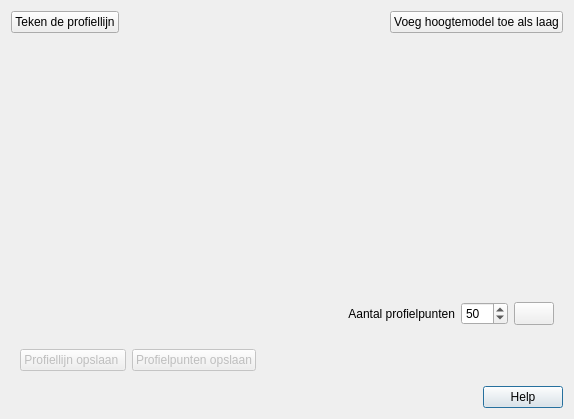
<?xml version="1.0" encoding="UTF-8"?>
<ui version="4.0">
 <class>elevationDlg</class>
 <widget class="QDialog" name="elevationDlg">
  <property name="geometry">
   <rect>
    <x>0</x>
    <y>0</y>
    <width>574</width>
    <height>419</height>
   </rect>
  </property>
  <property name="minimumSize">
   <size>
    <width>300</width>
    <height>200</height>
   </size>
  </property>
  <property name="windowTitle">
   <string>Hoogteprofiel</string>
  </property>
  <property name="windowIcon">
   <iconset resource="resources.qrc">
    <normaloff>:/plugins/geopunt4Qgis/images/geopuntElevationSmall.png</normaloff>:/plugins/geopunt4Qgis/images/geopuntElevationSmall.png</iconset>
  </property>
  <layout class="QVBoxLayout" name="verticalLayout">
   <item>
    <layout class="QHBoxLayout" name="horizontalLayout_2">
     <item>
      <widget class="QPushButton" name="drawBtn">
       <property name="text">
        <string>Teken de profiellijn</string>
       </property>
       <property name="icon">
        <iconset resource="resources.qrc">
         <normaloff>:/plugins/geopunt4Qgis/images/draw.png</normaloff>:/plugins/geopunt4Qgis/images/draw.png</iconset>
       </property>
       <property name="iconSize">
        <size>
         <width>12</width>
         <height>12</height>
        </size>
       </property>
       <property name="autoDefault">
        <bool>false</bool>
       </property>
      </widget>
     </item>
     <item>
      <spacer name="horizontalSpacer_3">
       <property name="orientation">
        <enum>Qt::Horizontal</enum>
       </property>
       <property name="sizeType">
        <enum>QSizePolicy::Expanding</enum>
       </property>
       <property name="sizeHint" stdset="0">
        <size>
         <width>40</width>
         <height>20</height>
        </size>
       </property>
      </spacer>
     </item>
     <item>
      <widget class="QPushButton" name="addDHMbtn">
       <property name="sizePolicy">
        <sizepolicy hsizetype="Fixed" vsizetype="Fixed">
         <horstretch>0</horstretch>
         <verstretch>0</verstretch>
        </sizepolicy>
       </property>
       <property name="text">
        <string>Voeg hoogtemodel toe als laag</string>
       </property>
       <property name="autoDefault">
        <bool>false</bool>
       </property>
       <property name="default">
        <bool>false</bool>
       </property>
      </widget>
     </item>
    </layout>
   </item>
   <item>
    <widget class="QWidget" name="graphWgt" native="true">
     <property name="sizePolicy">
      <sizepolicy hsizetype="Preferred" vsizetype="Expanding">
       <horstretch>0</horstretch>
       <verstretch>0</verstretch>
      </sizepolicy>
     </property>
     <layout class="QVBoxLayout" name="verticalLayout_3"/>
    </widget>
   </item>
   <item>
    <widget class="QWidget" name="toolbar" native="true">
     <property name="sizePolicy">
      <sizepolicy hsizetype="Preferred" vsizetype="Fixed">
       <horstretch>0</horstretch>
       <verstretch>0</verstretch>
      </sizepolicy>
     </property>
     <layout class="QHBoxLayout" name="horizontalLayout_4">
      <item>
       <spacer name="horizontalSpacer_2">
        <property name="orientation">
         <enum>Qt::Horizontal</enum>
        </property>
        <property name="sizeHint" stdset="0">
         <size>
          <width>40</width>
          <height>20</height>
         </size>
        </property>
       </spacer>
      </item>
      <item>
       <widget class="QLabel" name="nrOfsampleLbl">
        <property name="text">
         <string>Aantal profielpunten</string>
        </property>
        <property name="alignment">
         <set>Qt::AlignRight|Qt::AlignTrailing|Qt::AlignVCenter</set>
        </property>
       </widget>
      </item>
      <item>
       <widget class="QSpinBox" name="nrOfSampleSpin">
        <property name="sizePolicy">
         <sizepolicy hsizetype="Fixed" vsizetype="Fixed">
          <horstretch>0</horstretch>
          <verstretch>0</verstretch>
         </sizepolicy>
        </property>
        <property name="suffix">
         <string/>
        </property>
        <property name="minimum">
         <number>10</number>
        </property>
        <property name="maximum">
         <number>750</number>
        </property>
        <property name="singleStep">
         <number>10</number>
        </property>
        <property name="value">
         <number>50</number>
        </property>
       </widget>
      </item>
      <item>
       <widget class="QPushButton" name="refreshBtn">
        <property name="sizePolicy">
         <sizepolicy hsizetype="Minimum" vsizetype="Minimum">
          <horstretch>0</horstretch>
          <verstretch>0</verstretch>
         </sizepolicy>
        </property>
        <property name="sizeIncrement">
         <size>
          <width>0</width>
          <height>2</height>
         </size>
        </property>
        <property name="toolTip">
         <string>Herteken profiel</string>
        </property>
        <property name="statusTip">
         <string>Herteken profiel</string>
        </property>
        <property name="text">
         <string/>
        </property>
        <property name="icon">
         <iconset resource="resources.qrc">
          <normaloff>:/plugins/geopunt4Qgis/images/Refresh.png</normaloff>:/plugins/geopunt4Qgis/images/Refresh.png</iconset>
        </property>
        <property name="autoDefault">
         <bool>false</bool>
        </property>
       </widget>
      </item>
     </layout>
    </widget>
   </item>
   <item>
    <widget class="QWidget" name="saveWgt" native="true">
     <property name="enabled">
      <bool>false</bool>
     </property>
     <layout class="QHBoxLayout" name="horizontalLayout">
      <item>
       <widget class="QPushButton" name="saveLineBtn">
        <property name="sizePolicy">
         <sizepolicy hsizetype="Fixed" vsizetype="Fixed">
          <horstretch>0</horstretch>
          <verstretch>0</verstretch>
         </sizepolicy>
        </property>
        <property name="text">
         <string>Profiellijn opslaan </string>
        </property>
        <property name="icon">
         <iconset resource="resources.qrc">
          <normaloff>:/plugins/geopunt4Qgis/images/addVectorLayer.png</normaloff>:/plugins/geopunt4Qgis/images/addVectorLayer.png</iconset>
        </property>
        <property name="autoDefault">
         <bool>false</bool>
        </property>
       </widget>
      </item>
      <item>
       <widget class="QPushButton" name="savePntBtn">
        <property name="sizePolicy">
         <sizepolicy hsizetype="Fixed" vsizetype="Fixed">
          <horstretch>0</horstretch>
          <verstretch>0</verstretch>
         </sizepolicy>
        </property>
        <property name="text">
         <string>Profielpunten opslaan</string>
        </property>
        <property name="icon">
         <iconset resource="resources.qrc">
          <normaloff>:/plugins/geopunt4Qgis/images/addPointLayer.png</normaloff>:/plugins/geopunt4Qgis/images/addPointLayer.png</iconset>
        </property>
        <property name="autoDefault">
         <bool>false</bool>
        </property>
       </widget>
      </item>
      <item>
       <spacer name="horizontalSpacer_4">
        <property name="orientation">
         <enum>Qt::Horizontal</enum>
        </property>
        <property name="sizeHint" stdset="0">
         <size>
          <width>40</width>
          <height>20</height>
         </size>
        </property>
       </spacer>
      </item>
     </layout>
    </widget>
   </item>
   <item>
    <layout class="QHBoxLayout" name="horizontalLayout_3">
     <item>
      <widget class="QLabel" name="mgsLbl">
       <property name="text">
        <string/>
       </property>
      </widget>
     </item>
     <item>
      <spacer name="horizontalSpacer">
       <property name="orientation">
        <enum>Qt::Horizontal</enum>
       </property>
       <property name="sizeHint" stdset="0">
        <size>
         <width>389</width>
         <height>20</height>
        </size>
       </property>
      </spacer>
     </item>
     <item>
      <widget class="QDialogButtonBox" name="buttonBox">
       <property name="sizePolicy">
        <sizepolicy hsizetype="Fixed" vsizetype="Fixed">
         <horstretch>0</horstretch>
         <verstretch>0</verstretch>
        </sizepolicy>
       </property>
       <property name="orientation">
        <enum>Qt::Horizontal</enum>
       </property>
       <property name="standardButtons">
        <set>QDialogButtonBox::Help</set>
       </property>
      </widget>
     </item>
    </layout>
   </item>
  </layout>
 </widget>
 <resources>
  <include location="resources.qrc"/>
 </resources>
 <connections>
  <connection>
   <sender>buttonBox</sender>
   <signal>accepted()</signal>
   <receiver>elevationDlg</receiver>
   <slot>accept()</slot>
   <hints>
    <hint type="sourcelabel">
     <x>248</x>
     <y>254</y>
    </hint>
    <hint type="destinationlabel">
     <x>157</x>
     <y>274</y>
    </hint>
   </hints>
  </connection>
  <connection>
   <sender>buttonBox</sender>
   <signal>rejected()</signal>
   <receiver>elevationDlg</receiver>
   <slot>reject()</slot>
   <hints>
    <hint type="sourcelabel">
     <x>316</x>
     <y>260</y>
    </hint>
    <hint type="destinationlabel">
     <x>286</x>
     <y>274</y>
    </hint>
   </hints>
  </connection>
 </connections>
</ui>
